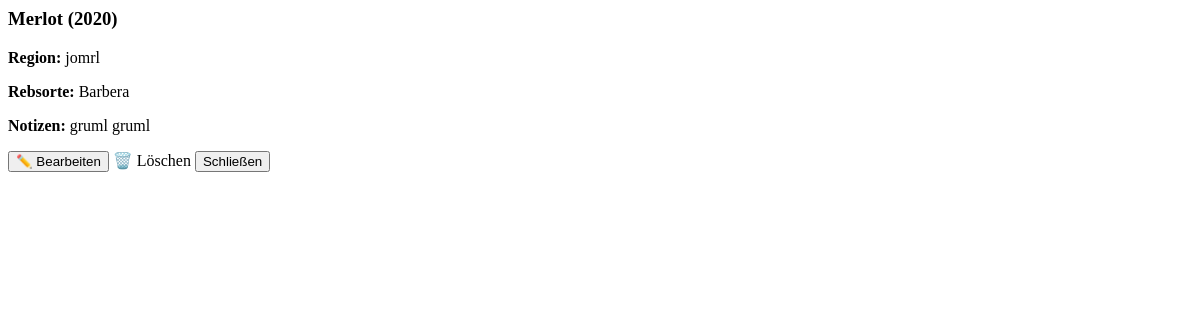
Before: /1/ with the older database file.
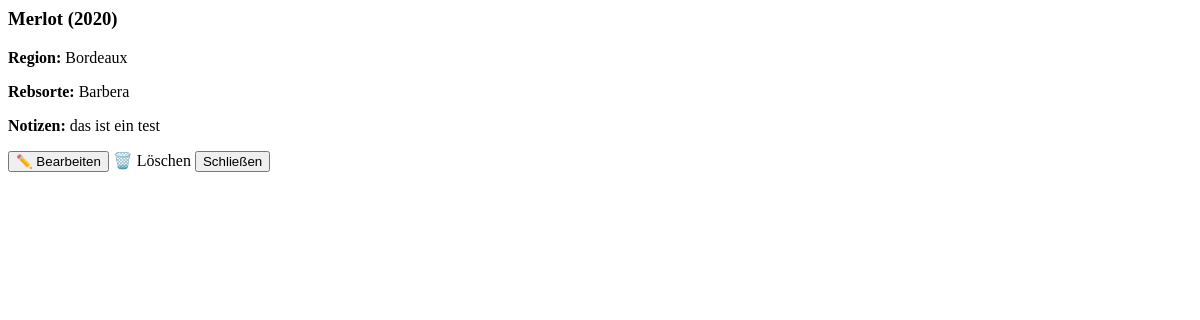
After: the same page with the newer database file.
### wines/models.py (models this page shows, shortened)
class Wine(models.Model):
    name = models.CharField(max_length=100)
    year = models.PositiveIntegerField()
    region = models.CharField(max_length=100, blank=True)
    grape = models.CharField(max_length=100, blank=True)
    notes = models.TextField(blank=True)

### wines/views.py (the view)
# urls.py: path("<int:pk>/", WineDetailView.as_view(), name="wine_detail"),
class WineDetailView(DetailView):
    model = Wine
    template_name = "wines/_detail.html"
    context_object_name = "wine"

### wines/templates/wines/_detail.html
<div up-main="modal" class="p-4">
  <h3>{{ wine.name }} ({{ wine.year }})</h3>
  <p><strong>Region:</strong> {{ wine.region }}</p>
  <p><strong>Rebsorte:</strong> {{ wine.grape }}</p>
  <p><strong>Notizen:</strong> {{ wine.notes|linebreaksbr }}</p>
  <button
    up-target=".up-modal-content"
    up-href="{% url 'wine_edit' wine.pk %}">
    ✏️ Bearbeiten
  </button>
  <a
    up-layer="new modal"
    up-href="{% url 'wine_delete' wine.pk %}"
    class="text-red-600">
    🗑️ Löschen
  </a>
  <button up-dismiss>Schließen</button>
</div>

Changed rows visible on the page:
changed Wine "Merlot": region "jomrl" → "Bordeaux"; notes "gruml gruml" → "das ist ein test"
